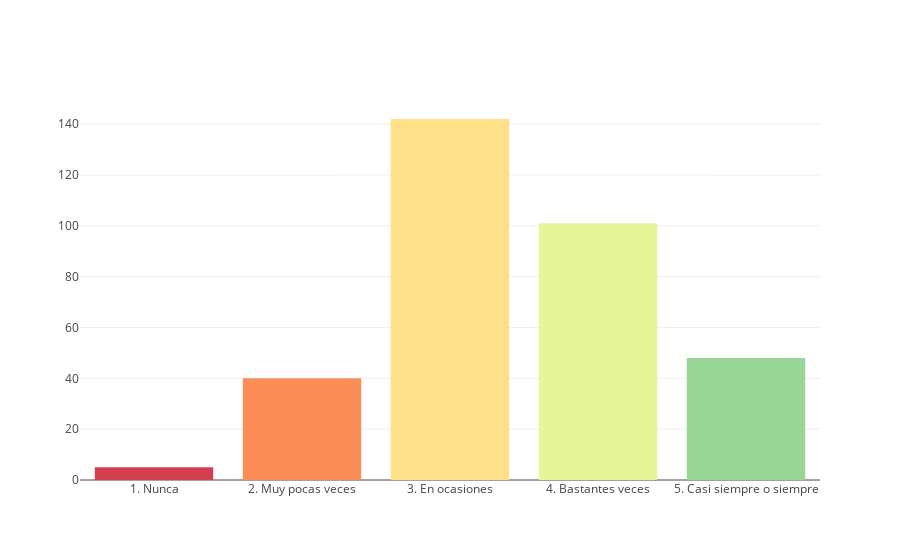
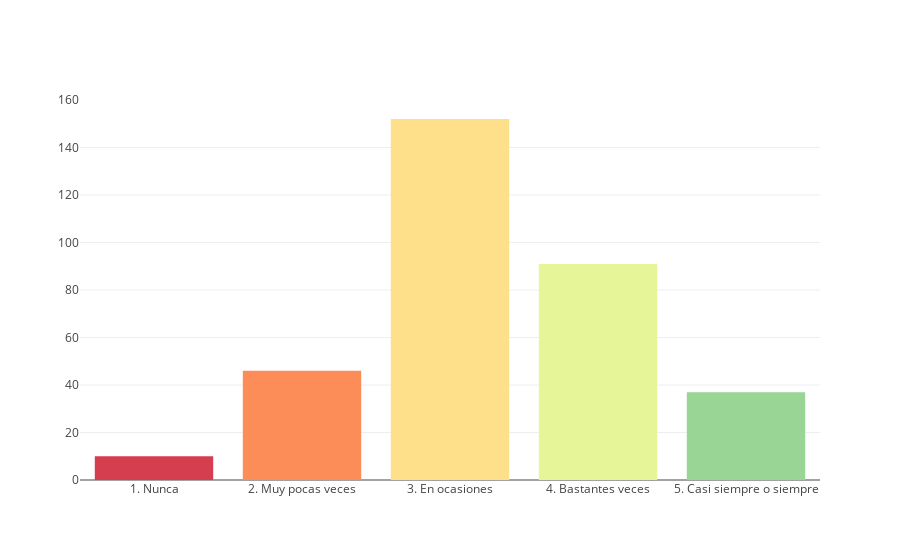
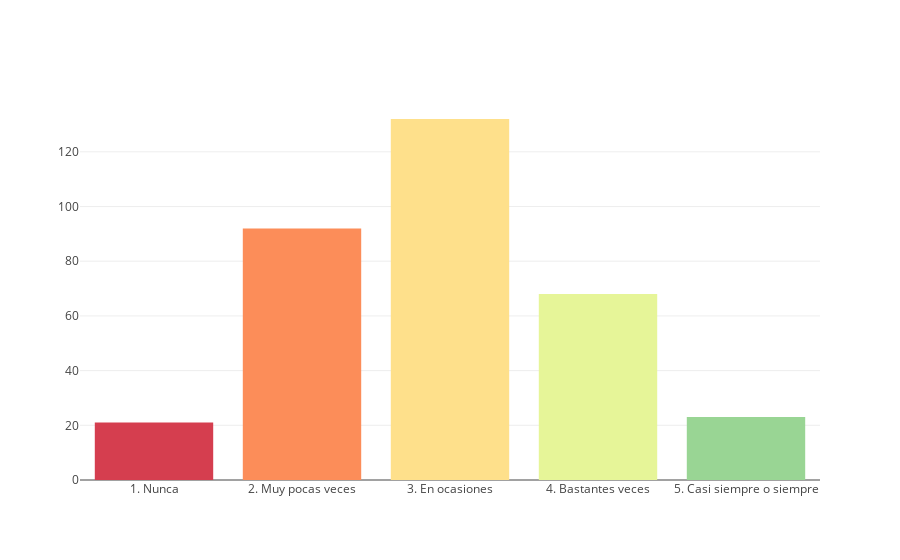
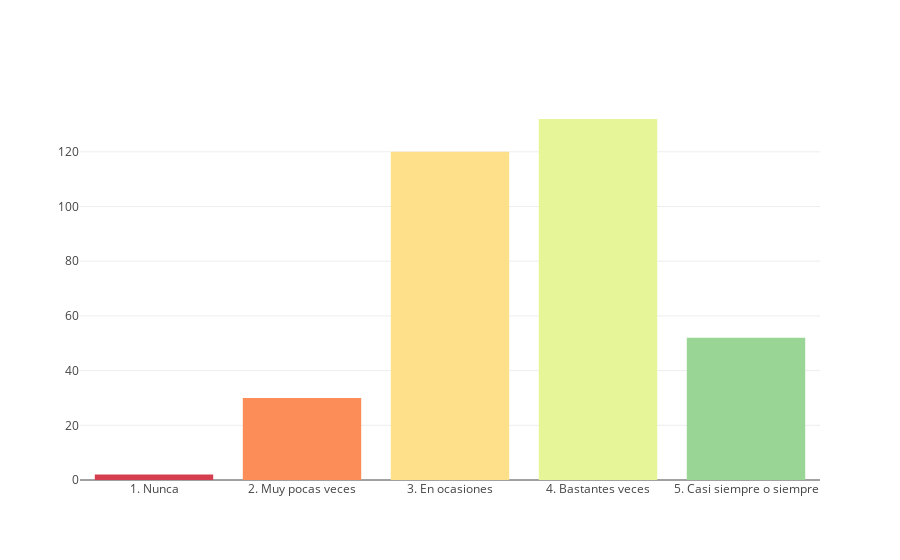

Notebook cell for these charts, in order:
### Code cell
visualize_interpretation_images_by_prosume_clusters_esp(dataframe_with_clusters_esp)

### Figure 1 — Plotly figure (JSON) as saved in the notebook; plotly's stock layout.template omitted (floating-point values rounded to 4 significant figures)
{"data": [{"marker": {"color": ["rgb(213,62,79)", "rgb(252,141,89)", "rgb(254,224,139)", "rgb(230,245,152)", "rgb(153,213,148)", "rgb(50,136,189)"]}, "type": "bar", "uid": "50529917-aa2d-456a-95a8-33824aae2586", "x": [1, 2, 3, 4, 5], "y": [5, 40, 142, 101, 48]}], "layout": {"bargap": 0.2, "xaxis": {"ticktext": ["1. Nunca", "2. Muy pocas veces", "3. En ocasiones", "4. Bastantes veces", "5. Casi siempre o siempre"], "tickvals": [1, 2, 3, 4, 5]}}}

### Figure 2 — Plotly figure (JSON) as saved in the notebook; plotly's stock layout.template omitted (floating-point values rounded to 4 significant figures)
{"data": [{"marker": {"color": ["rgb(213,62,79)", "rgb(252,141,89)", "rgb(254,224,139)", "rgb(230,245,152)", "rgb(153,213,148)", "rgb(50,136,189)"]}, "type": "bar", "uid": "9b2287aa-ef04-4167-9da2-0bb49d0151e7", "x": [1, 2, 3, 4, 5], "y": [10, 46, 152, 91, 37]}], "layout": {"bargap": 0.2, "xaxis": {"ticktext": ["1. Nunca", "2. Muy pocas veces", "3. En ocasiones", "4. Bastantes veces", "5. Casi siempre o siempre"], "tickvals": [1, 2, 3, 4, 5]}}}

### Figure 3 — Plotly figure (JSON) as saved in the notebook; plotly's stock layout.template omitted (floating-point values rounded to 4 significant figures)
{"data": [{"marker": {"color": ["rgb(213,62,79)", "rgb(252,141,89)", "rgb(254,224,139)", "rgb(230,245,152)", "rgb(153,213,148)", "rgb(50,136,189)"]}, "type": "bar", "uid": "fc50cd11-e9ef-439a-a793-8831b47c4489", "x": [1, 2, 3, 4, 5], "y": [21, 92, 132, 68, 23]}], "layout": {"bargap": 0.2, "xaxis": {"ticktext": ["1. Nunca", "2. Muy pocas veces", "3. En ocasiones", "4. Bastantes veces", "5. Casi siempre o siempre"], "tickvals": [1, 2, 3, 4, 5]}}}

### Figure 4 — Plotly figure (JSON) as saved in the notebook; plotly's stock layout.template omitted (floating-point values rounded to 4 significant figures)
{"data": [{"marker": {"color": ["rgb(213,62,79)", "rgb(252,141,89)", "rgb(254,224,139)", "rgb(230,245,152)", "rgb(153,213,148)", "rgb(50,136,189)"]}, "type": "bar", "uid": "fefb6f10-daa6-4131-a52d-a487ffe85ad1", "x": [1, 2, 3, 4, 5], "y": [2, 30, 120, 132, 52]}], "layout": {"bargap": 0.2, "xaxis": {"ticktext": ["1. Nunca", "2. Muy pocas veces", "3. En ocasiones", "4. Bastantes veces", "5. Casi siempre o siempre"], "tickvals": [1, 2, 3, 4, 5]}}}
